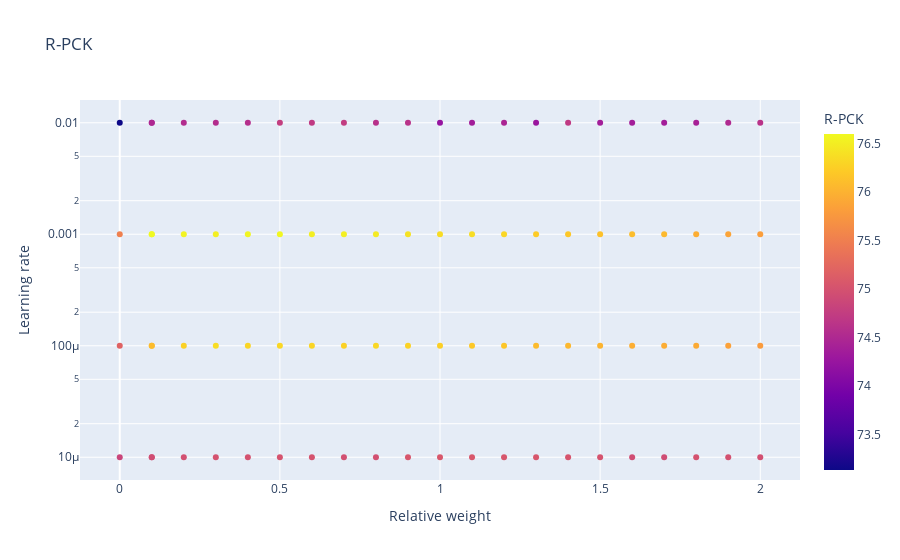
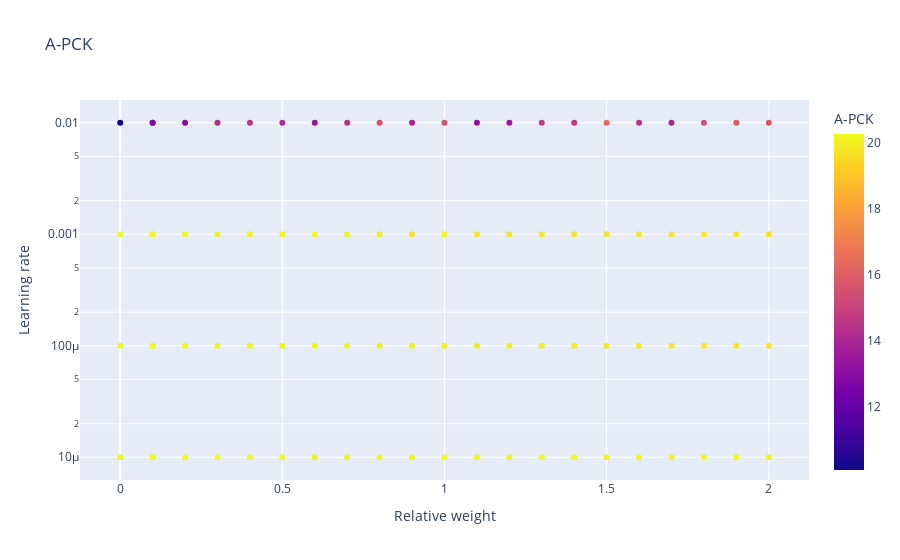
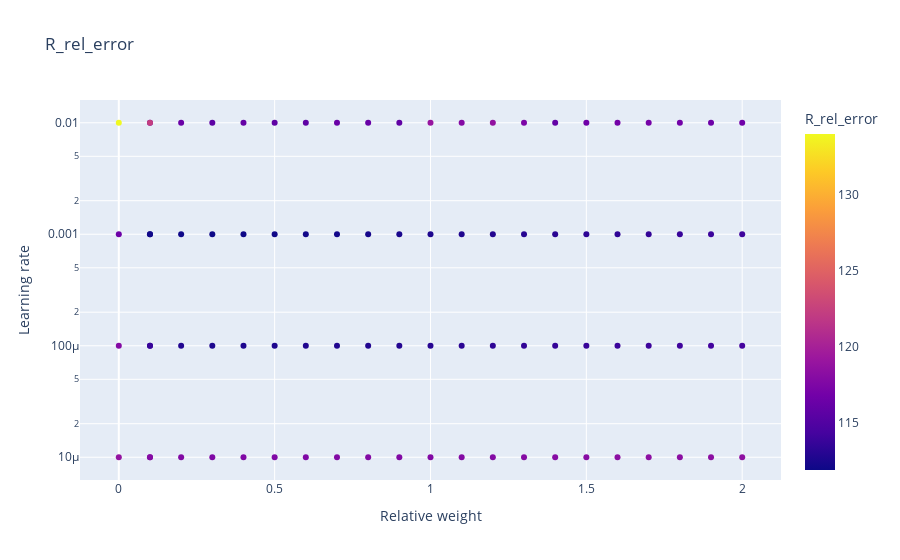

These figures' notebook cell, in order:
### Code cell
for m in [rpck, apck, rerr]:
    fig = px.scatter(df, x=x, y=lr, 
         color=m, log_x=False, log_y=True, size_max=60, title=m) # [(df["n_it"] >= 100) & (df["lr"] < 0.01)]
    fig.write_html(f"{fig_dir}/{m}.html")
    fig.show()
